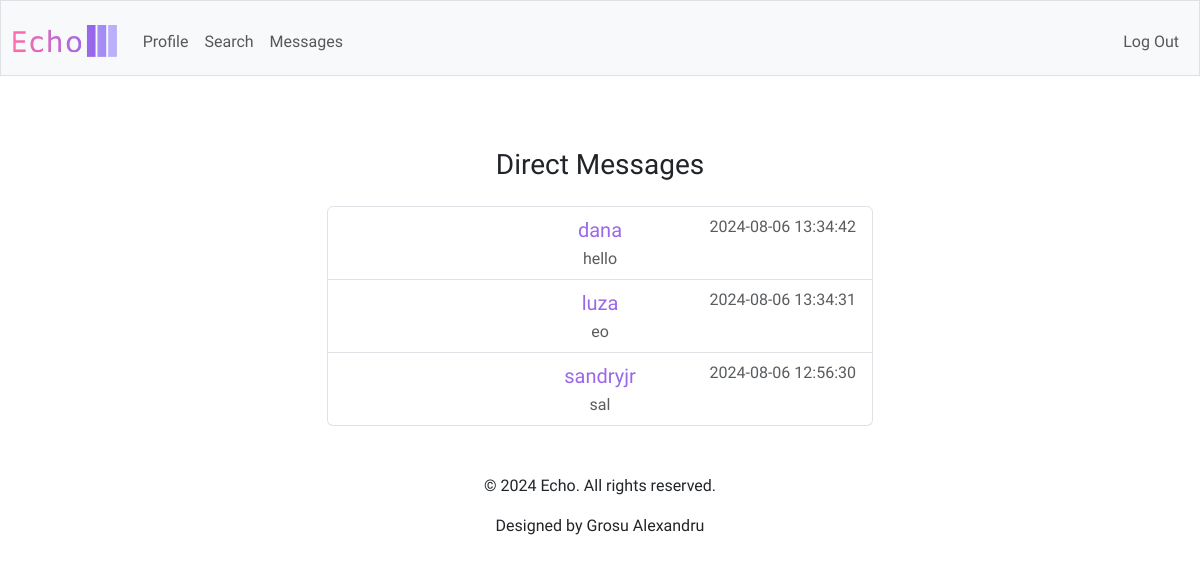
/messages (signed in), run on an earlier commit of the app's database.
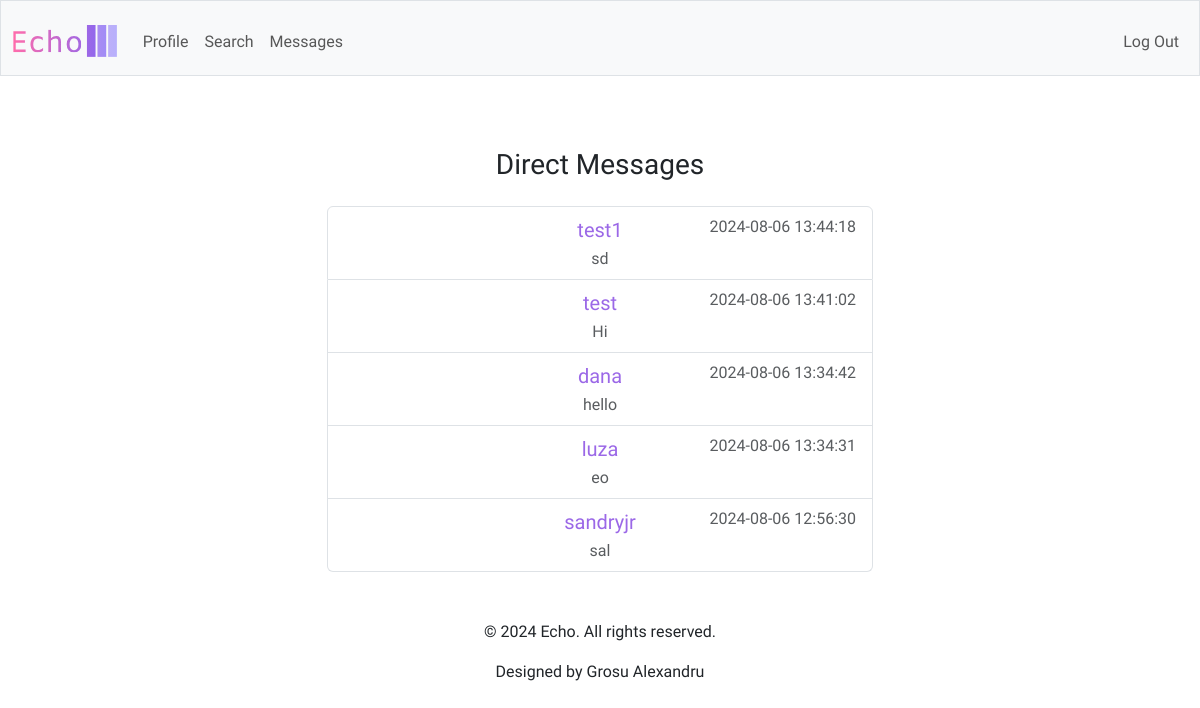
And on a later commit of the database.
### tables this page shows
CREATE TABLE conversations (
    id INTEGER PRIMARY KEY AUTOINCREMENT,
    created_at TIMESTAMP DEFAULT CURRENT_TIMESTAMP
);

### app.py (the view)
@app.route('/messages')
@login_required
def messages():
    user_id = session['user_id']
    conversations = db.execute('''
        SELECT c.id, u.username, MAX(m.created_at) AS last_message_time,
               (SELECT content FROM messages m2
                WHERE m2.conversation_id = c.id
                ORDER BY m2.created_at DESC
                LIMIT 1) AS last_message
        FROM conversations c
        JOIN conversation_participants cp1 ON c.id = cp1.conversation_id
        JOIN conversation_participants cp2 ON c.id = cp2.conversation_id
        JOIN users u ON cp2.user_id = u.id
        LEFT JOIN messages m ON c.id = m.conversation_id
        WHERE cp1.user_id = ?
          AND cp2.user_id != cp1.user_id
          AND NOT EXISTS (
              SELECT 1 FROM blocks b
              WHERE b.blocker_id = cp1.user_id AND b.blocked_id = cp2.user_id
          )
        GROUP BY c.id, u.username
        ORDER BY last_message_time DESC
    ''', user_id)
    return render_template('messages.html', conversations=conversations)

### app.py (called while the page is built)
@app.after_request
def after_request(response):
    response.headers["Cache-Control"] = "no-cache, no-store, must-revalidate"
    response.headers["Expires"] = 0
    response.headers["Pragma"] = "no-cache"
    return response

### helpers.py (called while the page is built)
def login_required(f):
    @wraps(f)
    def decorated_function(*args, **kwargs):
        if session.get("user_id") is None:
            return redirect("/login")
        return f(*args, **kwargs)
    return decorated_function

### templates/messages.html (shortened to what this page needs)
{% extends "layout.html" %}
{% block main %}
    <div class="container">
        <h3 class="my-4">Direct Messages</h3>
        {% if conversations %}
            <ul class="list-group mx-auto w-50">
                {% for conversation in conversations %}
                    <li class="list-group-item position-relative">
                        <a href="{{ url_for('conversation', conversation_id=conversation['id']) }}" class="purple text-decoration-none position-absolute start-50 translate-middle-x fs-5">
                            {{ conversation['username'] }}
                        </a>
                        <span class="text-muted position-relative float-end">{{ conversation['last_message_time'] }}</span>
                        <br>
                        <div class="mt-2 text-muted position-relative text-center text-truncate" style="max-width: 100%;">
                            {{ conversation['last_message'] }}
                        </div>
                    </li>
                {% endfor %}
            </ul>
        {% else %}
            <div class="d-flex justify-content-center align-items-center" style="height: 300px;">
                <p class="text-center text-muted">You don’t have any direct messages yet. Start a conversation with someone to get chatting!</p>
            </div>
        {% endif %}
    </div>
{% endblock %}

What changed in the data, as far as the page shows it:
added conversations: username "test1", last_message_time "2024-08-06 13:44:18", last_message "sd"
added conversations: username "test", last_message_time "2024-08-06 13:41:02", last_message "Hi"
